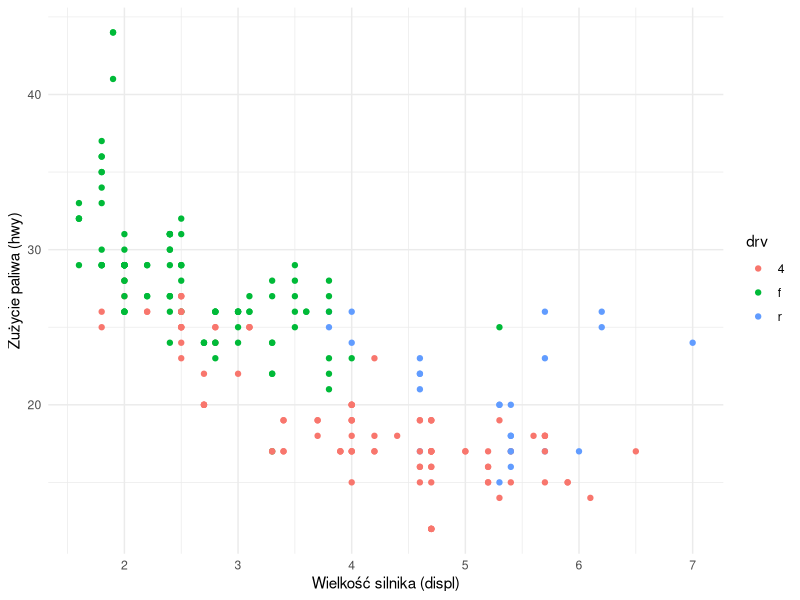

Write the R code that produced this figure.
## ---- chunk 1
knitr::opts_chunk$set(echo = TRUE)
library(tidyverse)
## ---- chunk 2
ggplot(mpg, aes(x = displ, y = hwy, color = drv)) + geom_point() + labs(x = "Wielkość silnika (displ)", y = "Zużycie paliwa (hwy)") + theme_minimal()
